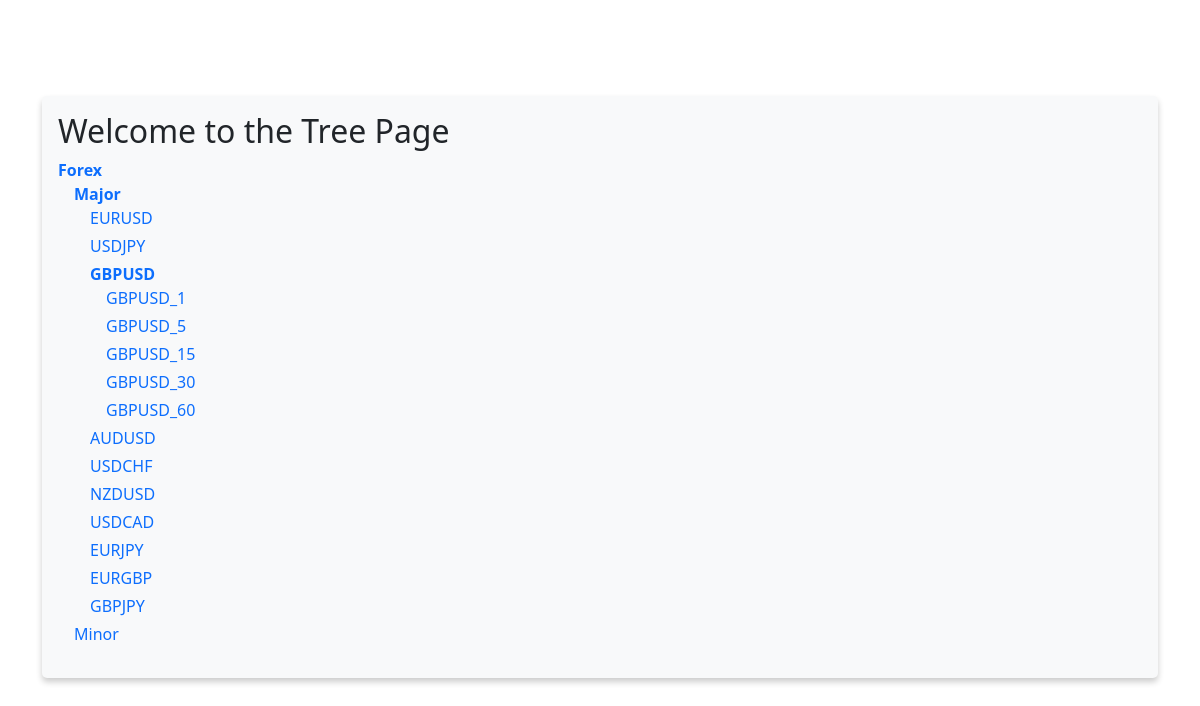
Page /tree_menu/?&main_menu=975 on the committed database.
### tree_menu/models.py (models this page shows, shortened)
class MenuItem(models.Model):
    title = models.CharField(max_length=255, verbose_name='Menu item title')
    slug = models.SlugField(max_length=255, verbose_name="Menu item slug")
    menu = models.ForeignKey(
        Menu, blank=True, related_name='items', on_delete=models.CASCADE
    )
    parent = models.ForeignKey(
        'self', blank=True, null=True, related_name='childrens', on_delete=models.CASCADE
    )
    class Meta:
        verbose_name = 'Menu item'
        verbose_name_plural = 'Menu items'

### tree_menu/views.py (the view)
# urls.py: path('tree_menu/', IndexPageView.as_view(), name='index')
class IndexPageView(TemplateView):
    template_name = "tree_menu/index.html"
    def get_context_data(self, **kwargs) -> dict:
        context = super().get_context_data(**kwargs)
        context['menu'] = Menu.objects.filter(slug='main_menu').first()
        return context
    def get(self, request: HttpRequest, *args, **kwargs) -> HttpResponse:
        response = super().get(request, *args, **kwargs)
        print("Number of database queries: ", len(connection.queries))
        return response

### tree_menu/templatetags/draw_menu.py (called while the page is built)
def build_querystring(context: Context, menu: str) -> str:
    querystring_args = []
    for key in context['request'].GET:
        if key != menu:
            querystring_args.append(f"{key}={context['request'].GET[key]}")
    querystring = '&'.join(querystring_args)
    return querystring

def get_child_items(items_values, current_item_id, selected_item_id_list):
    item_list = [item for item in items_values.filter(parent_id=current_item_id)]
    for item in item_list:
        if item['id'] in selected_item_id_list:
            item['child_items'] = get_child_items(items_values, item['id'], selected_item_id_list)
    return item_list

def get_selected_item_id_list(parent: MenuItem, primary_item: List[MenuItem], selected_item_id: int) -> List[int]:
    selected_item_id_list = []
    while parent:
        selected_item_id_list.append(parent.id)
        parent = parent.parent
    if not selected_item_id_list:
        for item in primary_item:
            if item.id == selected_item_id:
                selected_item_id_list.append(selected_item_id)
    return selected_item_id_list

### templates/tree_menu/index.html (shortened to what this page needs)
{% extends 'base.html' %}
{% load draw_menu %}
{% block content %}
<h2> Welcome to the Tree Page </h2>
{% if menu %}
    {% draw_menu 'main_menu' %}
{% else %}
    <p>Меню не найдено.</p>
{% endif %}
{% endblock %}

### templates/tree_menu/tree_menu.html
<ul class="list-unstyled">
    {% for item in items %}
        <li class="mb-1">
            <a href="?{{ other_querystring }}&{{ menu }}={{ item.id }}" class="text-decoration-none {% if item.child_items %}fw-bold{% endif %}">{{ item.title }}</a>
            {% with item.child_items as children %}
                {% if children %}
                    <ul class="list-unstyled ms-3">
                        {% include 'tree_menu/tree_menu.html' with items=children menu=menu other_querystring=other_querystring %}
                    </ul>
                {% endif %}
            {% endwith %}
        </li>
    {% endfor %}
</ul>

### templates/base.html (style rules this page uses)
body { padding-top: 5rem; }

### rows in the picture
MenuItem: title "Forex"
MenuItem: title "Major"
MenuItem: title "EURUSD"
MenuItem: title "USDJPY"
MenuItem: title "GBPUSD"
MenuItem: title "GBPUSD_1"
MenuItem: title "GBPUSD_5"
MenuItem: title "GBPUSD_15"
MenuItem: title "GBPUSD_30"
MenuItem: title "GBPUSD_60"
MenuItem: title "AUDUSD"
MenuItem: title "USDCHF"
MenuItem: title "NZDUSD"
MenuItem: title "USDCAD"
MenuItem: title "EURJPY"
MenuItem: title "EURGBP"
MenuItem: title "GBPJPY"
MenuItem: title "Minor"
